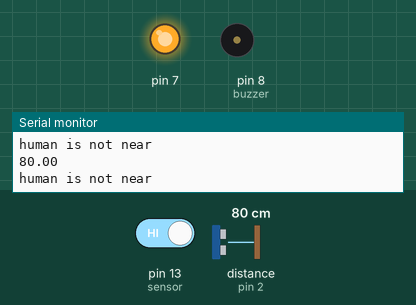
Simulated run of this sketch. Board: Arduino Uno, built with avr-gcc and run on an emulated ATmega328P. Shown: output pins drawn as LEDs (lit = HIGH), buzzer (waves = sounding), the last lines printed to the serial monitor. Inputs (shaded band) come from the test bench; at power-on: distance to the obstacle (sensor on pin 2) 80 cm, pin 13 (sensor) HIGH.

Above: at 1.2 s.
1.3 s: distance to the obstacle (sensor on pin 2) set to 52 cm
2.8 s: distance to the obstacle (sensor on pin 2) set to 46 cm
At 3.7 s:
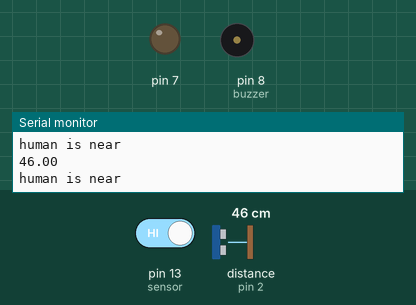
4.4 s: pin 13 (sensor) driven LOW
At 5.7 s:
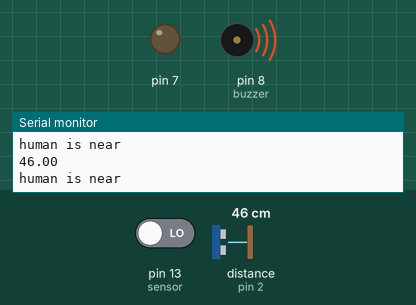
6.4 s: distance to the obstacle (sensor on pin 2) set to 60 cm
At 7.6 s:
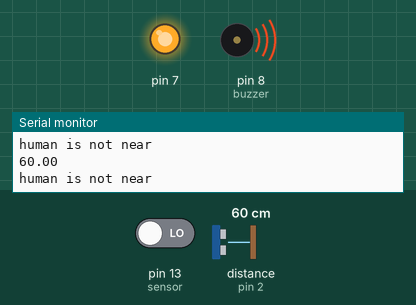
7.9 s: distance to the obstacle (sensor on pin 2) set to 2 cm
At 9.8 s:
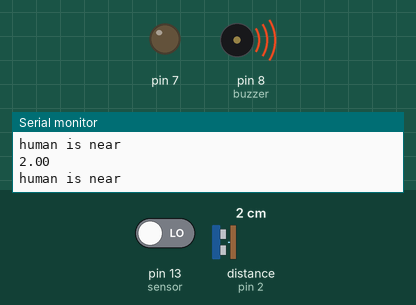
10.1 s: distance to the obstacle (sensor on pin 2) set to 120 cm
At 11.2 s:
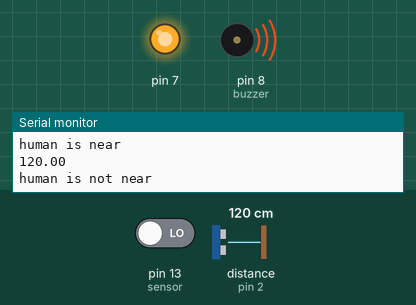
Timing chart, 0 to 13.1 s (numbered marks = the images above; inputs shaded):
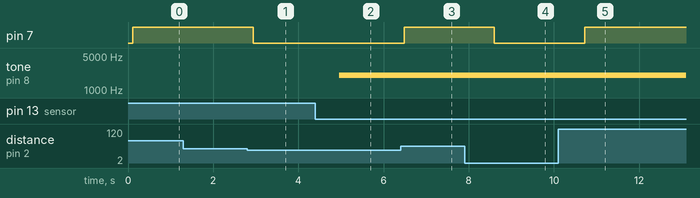

Measured:
- the behaviour switches between 50 and 49 cm on distance to the obstacle (sensor on pin 2) (found by bisection; images 0 and 1)
- after the input at 2.8 s, pin 7: HIGH → LOW after 0.15 s
- after the input at 4.4 s, tone on pin 8 (buzzer): silent → 2000 Hz after 0.56 s
- after the input at 6.4 s, pin 7: LOW → HIGH after 0.08 s
- after the input at 7.9 s, pin 7: HIGH → LOW after 0.70 s
- after the input at 10.1 s, pin 7: LOW → HIGH after 0.62 s

The sketch:

excelsior.ino
```cpp
#include <HCSR04.h>
#define led 4
#define buzzer 8
#define sensor 13
int sound=250;
UltraSonicDistanceSensor distanceSensor(4, 2);

void setup()
{
Serial.begin(9600);
pinMode(sensor,INPUT);
pinMode(led,OUTPUT);
pinMode(buzzer,OUTPUT);
pinMode(7, OUTPUT);
}

void loop(){
    int detect=digitalRead(sensor);
    if(detect==LOW)
    {
      tone(buzzer,2000);
    }
    else{

      noTone(buzzer);
    }
    delay(100);
      Serial.println(distanceSensor.measureDistanceCm());
        if(distanceSensor.measureDistanceCm()<50)
        {
          Serial.println("human is near");
          digitalWrite(7,LOW);
          delay(100);
        }
        else{
          Serial.println("human is not near");
          digitalWrite(7, HIGH);
          delay(100);
    }
      delay(500);

}
```
